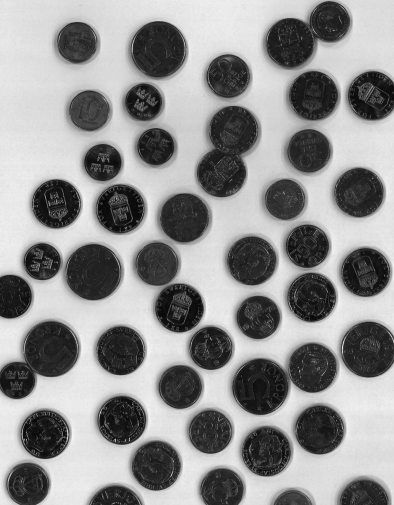
%> input picture lab3/images/coins.tif, 394 x 505 px
$ octave Main.m   (GNU Octave 9; MATLAB toolbox functions it lacks are replaced by stand-ins)
%> lines starting %> are read from the running program, lines starting %| are printed output that depends on the picture; in (x1, y1, x2, y2) boxes, pixels count from 0 and x2, y2 are one past the last pixel; in counts of white or black regions, pixels touching at a corner belong together; the program's own positions count from 1

%% READING FILE:

I = imread("images/coins.tif");
%> I is the input picture: size 505x394 uint8; min 8, max 246, mean 144.7
Ismall = I(1:50,301:350); % Used for testing
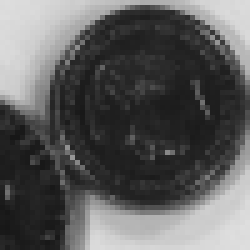
%> Ismall: size 50x50 uint8 (shown 5 times larger); min 23, max 222, mean 93

%% BINARIZATION FOR EASIER HANDLING:

%I = Ismall; % Uncomment this line to use small image

Ibin = imbinarize(I, 'global');
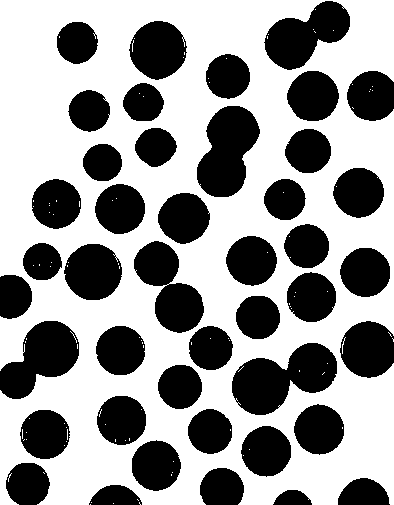
%> Ibin: size 505x394 logical; 59.4% white; 43 black regions, largest, box (x1, y1, x2, y2) and area: (232, 343, 337, 415) 4475, (197, 106, 260, 197) 3869, (0, 321, 79, 399) 3571

%% MEAN FILTER FOR NOISE REDUCTION

IbinMed = medfilt2(Ibin);
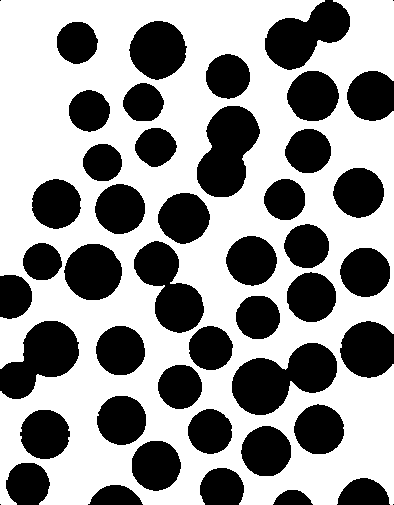
%> IbinMed: size 505x394 logical; 59.3% white; 47 black regions (4 under 20 px), largest, box (x1, y1, x2, y2) and area: (232, 343, 337, 415) 4493, (197, 106, 260, 197) 3868, (0, 321, 79, 399) 3584

%% DISTANCE TRANSFORM

Idist = bwdist(IbinMed,'euclidean');
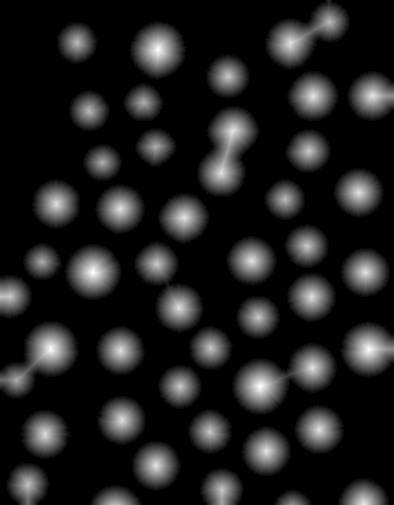
%> Idist: size 505x394 single; min 0, max 27.59, mean 3.4; drawn with min black and max white


%% INVERSE ON DISTANCE TRANSFORM

one = ones(size(IbinMed));

Iidist = one - Idist;
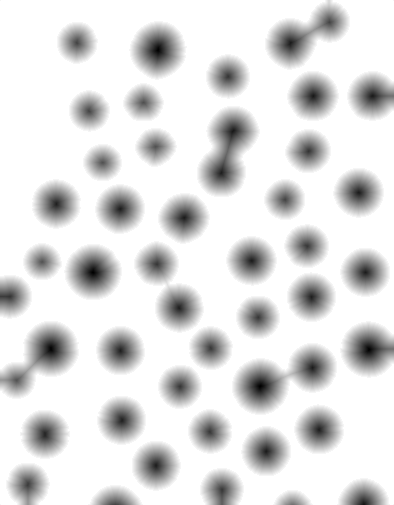
%> Iidist: size 505x394 single; min -26.59, max 1, mean -2.42; drawn with min black and max white
imshow(mat2gray(Iidist))

%% REDUCING RADIUS: (THIS MIGHT BE COMPLETLY REDUNDANT)

[w, h] = size(Iidist);
%> w = 505; h = 394
for i=1:w
    for j=1:h
        if Iidist(i,j) > - 16   % If the distance from black is not greater than 16, it counts as black. This helps separating
            Iidist(i,j) = 1;
        end
    end
end
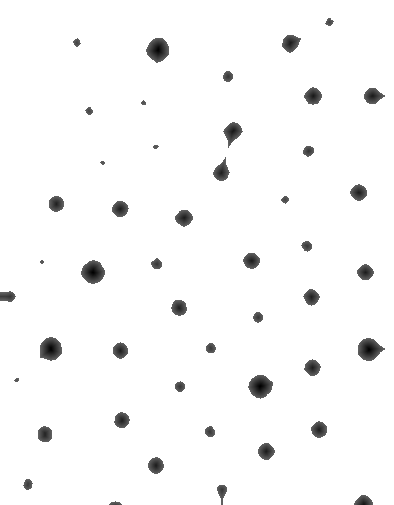
%> Iidist: size 505x394 single; min -26.59, max 1, mean 0.242; drawn with min black and max white

imshow(mat2gray(Iidist))

%% WATERSHED ON DISTANCE TRANSFORM

Iw = watershed(Iidist);
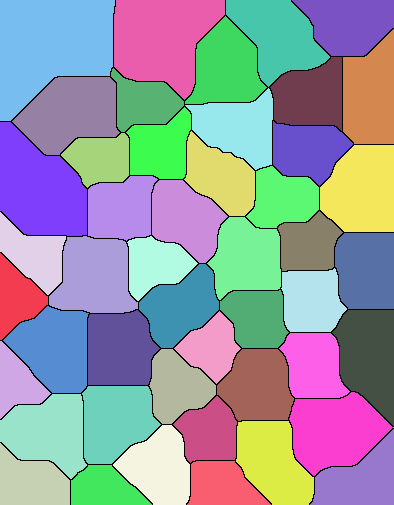
%> Iw: size 505x394 uint8; 48 distinct labels, from 0 to 47; one colour per label, 0 black
imshow(Iw)  % Don't know what to do with this result. I dont think it looks that great
